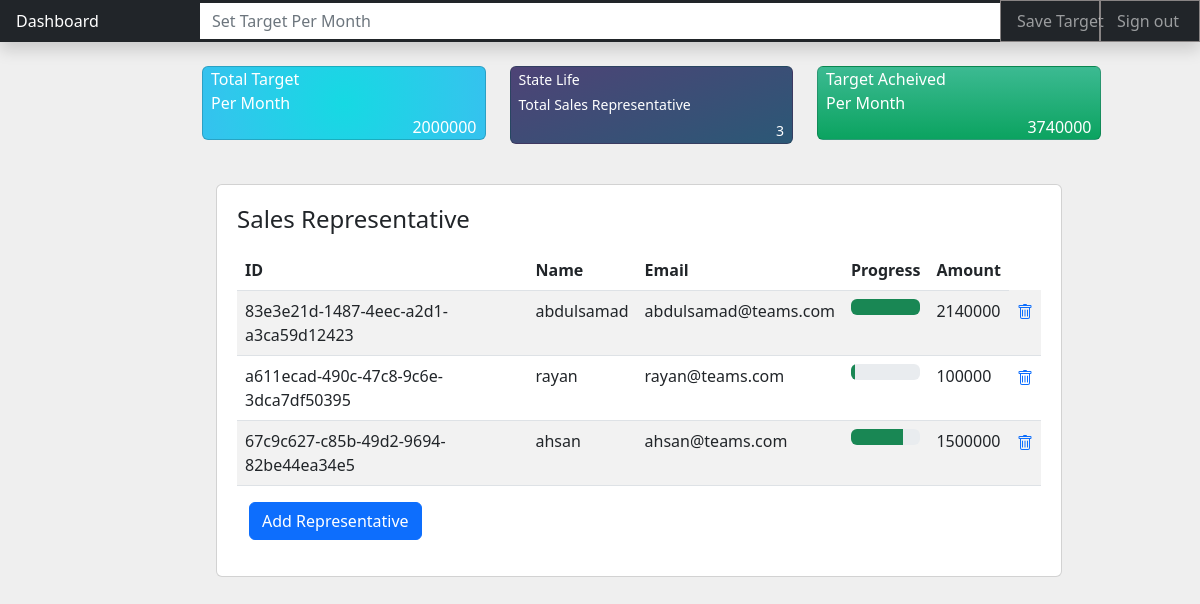
/target, run on the app's committed database.
### database/models.py (models this page shows)
class TeamProgress(models.Model):
    id_p = models.CharField(primary_key=True,max_length=100)
    team_progress = models.CharField(max_length=20,default=0)
    target_sales = models.CharField(max_length=20,default=0)
    target_sales_history = models.TextField(default='[]')

class team_register(models.Model):
    team_id=models.UUIDField(primary_key=True, default=uuid.uuid4, editable=False)
    team_name=models.CharField(max_length=10)
    team_email=models.CharField(max_length=20)
    team_password=models.CharField(max_length=10)

### website/views.py (the view, shortened to what this page needs)
# urls.py: path("target", target, name="target"),
@csrf_exempt
def target(request):
    teams = team_register.objects.all()
    member = len(teams)
    progress = TeamProgress.objects.all()
    update = sum([int(amount[0]) for amount in TeamProgress.objects.values_list("team_progress")])
    status = zip(teams, progress)
    target = TeamProgress.objects.filter(target_sales__isnull=False).first().target_sales
    return render(request, "target.html", {'status': status, "length": member, "update": update,"target":target})

### templates/target.html (shortened to what this page needs)
<!DOCTYPE html>
<html lang="en">
<head>
  <link href="https://cdn.jsdelivr.net/npm/bootstrap@5.2.3/dist/css/bootstrap.min.css" rel="stylesheet"
 />
</head>
<body>
    <div class="header">
        <header class="navbar navbar-dark sticky-top bg-dark flex-md-nowrap p-0 shadow">
            <a class="navbar-brand col-md-2 col-lg-2 me-0 px-3 fs-6" href="#">Dashboard</a>
            <div class="col-md-8">
                <input class="form-control form-control-dark w-100 rounded-0 border-0" id="demo" type="number"
                 placeholder="Set Target Per Month" aria-label="Search">
      </div>
            <div class="col-md-1" >
                <div class="navbar-nav">
                    <div class="nav-item text-nowrap">
                      <a class="nav-link px-3" style="border:0.2px solid rgb(136, 132, 132) ;" href="#" onclick="abc()">Save Target</a>
          </div>
        </div>
      </div>
      <div class="col-md-1">
        <div class="navbar-nav">
          <div class="nav-item text-nowrap">
            <a class="nav-link px-3" style="border:0.5px solid rgb(136, 132, 132)" href="{% url 'home' %}">Sign out</a>
          </div>
        </div>
      </div>
    </header>
    </div>
  <div class="row my-4" style="display: flex;
    flex-wrap: wrap;
    margin-right: -15px;
    margin-left: -15px;
    ">
    <div class="col-md-2">
    </div>
    <div class="col-md-3 col-xl-3" style="display:block;">
      <div class="card mb-3 widget-content bg-midnight-bloom"
        style="background-image: radial-gradient(circle 248px at center,#16d9e3 0%,#30c7ec 47%,#46aef7 100%)!important"
        ; font-size: .88rem; font-weight: 400; line-height:1.8; text-align: left">
        <div class="widget-content-wrapper text-black">
          <div class="widget-content-left mx-2" style="color:white ">
            <div class="widget-heading">Total Target</div>
            <div class="widget-subheading">Per Month</div>
          </div>
          <form method="post" action="{% url 'update_record' %}">
          <div class="widget-content-right">
            <div class="widget-numbers text-white mx-2" align="right " id="demo1">
              <span>{{target}}</span></div>
          </div>
        </form>
        </div>
      </div>
    </div>
    <div class="col-md-3 col-xl-3" style="display:block;">
      <div class="card mb-3 widget-content bg-midnight-bloom" style="background-image: linear-gradient(-20deg,#2b5876 0%,#4e4376 100%)!important;
    ;  font-size: .88rem;
        font-weight: 400;
        line-height:1.8;    text-align: left">
        <div class="widget-content-wrapper text-black">
          <div class="widget-content-left mx-2" style="color:white ">
            <div class="widget-heading">State Life</div>
            <div class="widget-subheading">Total Sales Representative</div>
          </div>
          <div class="widget-content-right">
            <div class="widget-numbers text-white mx-2" align="right ">{{length}}</div>
          </div>
        </div>
      </div>
    </div>
    <div class="col-md-3 col-xl-3" style="display:block">
      <div class="card mb-3 widget-content bg-midnight-bloom" style="    background-image: linear-gradient(to top,#0ba360 0%,#3cba92 100%)!important;
    " ; ; font-size: .88rem; font-weight: 400; line-height:1.8; text-align: left">
        <div class="widget-content-wrapper text-black">
          <div class="widget-content-left mx-2" style="color:white ">
            <div class="widget-heading">Target Acheived</div>
            <div class="widget-subheading">Per Month</div>
          </div>
          <div class="widget-content-right">
            <div class="widget-numbers text-white mx-2" align="right "><span>{{update}}</span></div>
          </div>
        </div>
      </div>
    </div>
  </div>
  <div class="row">
    <div class="col-md-2">
    </div>
    <div class="col-md-9">
      <div class="page-content page-container" id="page-content">
        <div class="padding">
          <div class="row container d-flex justify-content-center">
            <div class="col-lg-12 grid-margin stretch-card">
              <div class="card">
                <div class="card-body">
                  <h4 class="card-title">Sales Representative</h4>
                  <div class="table-responsive">
                    <table class="table table-striped">
                      <thead>
                        <tr>
                          <th>ID</th>
                          <th>Name</th>
                          <th>Email</th>
                          <th>Progress</th>
                          <th>Amount</th>
                        </tr>
                      </thead>
                      <tbody>
                        {% for task, progress in status %}
                        <tr>
                          <td>{{task.team_id}}</td>
                          <td>{{task.team_name}}</td>
                          <td>{{task.team_email}}</td>
                          <td>
                            <div class="progress">
                              <div class="progress-bar bg-success" role="progressbar" style="width:{% widthratio progress.team_progress progress.target_sales 100 %}%"
                                aria-valuenow="0" aria-valuemin="0" aria-valuemax="100"></div>
                            </div>
                          </td>
                          <td>{{progress.team_progress}}</td>
                          <td>
                            <a href="{% url 'delete' task.team_id%}"> </a>
                          </td>
                        </tr>
                        {% endfor %}
                      </tbody>
                    </table>
                    <div class="container my-3" >
                      <button type="button" class="btn btn-primary" data-toggle="modal" data-target="#exampleModal" >
                        Add Representative
                                </button>
                  </div>
                  </div>
                </div>
              </div>
            </div>
          </div>
        </div>
      </div>
    </div>
  </div>
</body>
</html>

### templates/target.html (style rules this page uses)
.card-body { flex: 1 1 auto; padding: 1.25rem; }
*, *::before, *::after { box-sizing: border-box; }
div { display: block; }
body { background-color: #efefef; }

### data on the page
TeamProgress: target_sales "2000000"
team_register: team_id "83e3e21d-1487-4eec-a2d1-a3ca59d12423", team_name "abdulsamad", team_email "abdulsamad@teams.com", team_progress "2140000"
team_register: team_id "a611ecad-490c-47c8-9c6e-3dca7df50395", team_name "rayan", team_email "rayan@teams.com", team_progress "100000"
team_register: team_id "67c9c627-c85b-49d2-9694-82be44ea34e5", team_name "ahsan", team_email "ahsan@teams.com", team_progress "1500000"

### other printed values
{{ length }} "3"
{{ update }} "3740000"
